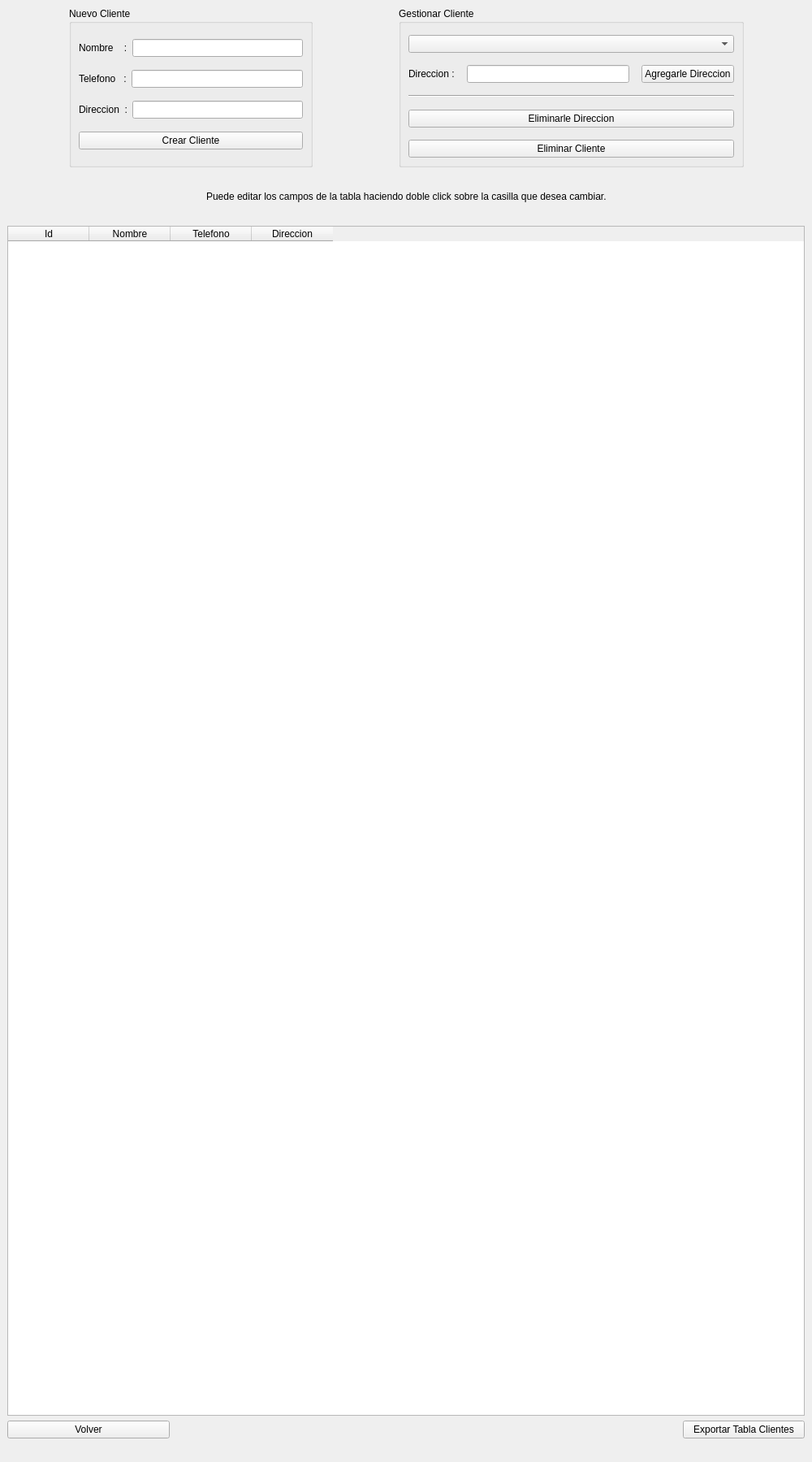
<?xml version="1.0" encoding="UTF-8"?>
<ui version="4.0">
 <class>RegistroClientes</class>
 <widget class="QMainWindow" name="RegistroClientes">
  <property name="geometry">
   <rect>
    <x>0</x>
    <y>0</y>
    <width>1000</width>
    <height>1800</height>
   </rect>
  </property>
  <property name="sizePolicy">
   <sizepolicy hsizetype="Expanding" vsizetype="Expanding">
    <horstretch>0</horstretch>
    <verstretch>0</verstretch>
   </sizepolicy>
  </property>
  <property name="minimumSize">
   <size>
    <width>1000</width>
    <height>400</height>
   </size>
  </property>
  <property name="windowTitle">
   <string>RegistroClientes</string>
  </property>
  <property name="layoutDirection">
   <enum>Qt::LeftToRight</enum>
  </property>
  <property name="locale">
   <locale language="Spanish" country="Argentina"/>
  </property>
  <widget class="QWidget" name="centralwidget">
   <layout class="QVBoxLayout" name="verticalLayout_6">
    <item>
     <layout class="QHBoxLayout" name="horizontalLayout_2">
      <item>
       <spacer name="horizontalSpacer_3">
        <property name="orientation">
         <enum>Qt::Horizontal</enum>
        </property>
        <property name="sizeType">
         <enum>QSizePolicy::Expanding</enum>
        </property>
        <property name="sizeHint" stdset="0">
         <size>
          <width>50</width>
          <height>20</height>
         </size>
        </property>
       </spacer>
      </item>
      <item>
       <widget class="QGroupBox" name="groupBox">
        <property name="minimumSize">
         <size>
          <width>300</width>
          <height>0</height>
         </size>
        </property>
        <property name="maximumSize">
         <size>
          <width>16777215</width>
          <height>16777215</height>
         </size>
        </property>
        <property name="title">
         <string>Nuevo Cliente</string>
        </property>
        <layout class="QVBoxLayout" name="verticalLayout">
         <item>
          <layout class="QHBoxLayout" name="horizontalLayout_6">
           <item>
            <widget class="QLabel" name="label_Nombre">
             <property name="text">
              <string>Nombre    :</string>
             </property>
            </widget>
           </item>
           <item>
            <widget class="QLineEdit" name="input_Nombre">
             <property name="sizePolicy">
              <sizepolicy hsizetype="Expanding" vsizetype="Fixed">
               <horstretch>0</horstretch>
               <verstretch>0</verstretch>
              </sizepolicy>
             </property>
            </widget>
           </item>
          </layout>
         </item>
         <item>
          <layout class="QHBoxLayout" name="horizontalLayout_7">
           <item>
            <widget class="QLabel" name="label_Telefono">
             <property name="text">
              <string>Telefono   :</string>
             </property>
             <property name="margin">
              <number>0</number>
             </property>
            </widget>
           </item>
           <item>
            <widget class="QLineEdit" name="input_Telefono">
             <property name="sizePolicy">
              <sizepolicy hsizetype="Expanding" vsizetype="Fixed">
               <horstretch>0</horstretch>
               <verstretch>0</verstretch>
              </sizepolicy>
             </property>
            </widget>
           </item>
          </layout>
         </item>
         <item>
          <layout class="QHBoxLayout" name="horizontalLayout_8">
           <item>
            <widget class="QLabel" name="label_Direccion">
             <property name="text">
              <string>Direccion  :</string>
             </property>
             <property name="margin">
              <number>0</number>
             </property>
            </widget>
           </item>
           <item>
            <widget class="QLineEdit" name="input_Direccion">
             <property name="sizePolicy">
              <sizepolicy hsizetype="Expanding" vsizetype="Fixed">
               <horstretch>0</horstretch>
               <verstretch>0</verstretch>
              </sizepolicy>
             </property>
            </widget>
           </item>
          </layout>
         </item>
         <item>
          <widget class="QPushButton" name="btn_CrearCliente">
           <property name="text">
            <string>Crear Cliente</string>
           </property>
           <property name="autoDefault">
            <bool>true</bool>
           </property>
          </widget>
         </item>
        </layout>
       </widget>
      </item>
      <item>
       <spacer name="horizontalSpacer_2">
        <property name="orientation">
         <enum>Qt::Horizontal</enum>
        </property>
        <property name="sizeType">
         <enum>QSizePolicy::Fixed</enum>
        </property>
        <property name="sizeHint" stdset="0">
         <size>
          <width>100</width>
          <height>20</height>
         </size>
        </property>
       </spacer>
      </item>
      <item>
       <widget class="QGroupBox" name="groupBox_3">
        <property name="sizePolicy">
         <sizepolicy hsizetype="Preferred" vsizetype="Preferred">
          <horstretch>0</horstretch>
          <verstretch>0</verstretch>
         </sizepolicy>
        </property>
        <property name="minimumSize">
         <size>
          <width>300</width>
          <height>0</height>
         </size>
        </property>
        <property name="maximumSize">
         <size>
          <width>16777215</width>
          <height>16777215</height>
         </size>
        </property>
        <property name="title">
         <string>Gestionar Cliente</string>
        </property>
        <layout class="QVBoxLayout" name="verticalLayout_3">
         <property name="spacing">
          <number>15</number>
         </property>
         <item>
          <layout class="QHBoxLayout" name="horizontalLayout_4">
           <property name="topMargin">
            <number>5</number>
           </property>
           <item>
            <widget class="QComboBox" name="comboBox_seleccionarCliente">
             <property name="maximumSize">
              <size>
               <width>16777215</width>
               <height>16777215</height>
              </size>
             </property>
            </widget>
           </item>
          </layout>
         </item>
         <item>
          <layout class="QVBoxLayout" name="verticalLayout_2">
           <item>
            <layout class="QHBoxLayout" name="horizontalLayout_3">
             <item>
              <widget class="QLabel" name="label_AgregarDireccion">
               <property name="text">
                <string>Direccion :</string>
               </property>
              </widget>
             </item>
             <item>
              <widget class="QLineEdit" name="input_AgregarDireccion">
               <property name="sizePolicy">
                <sizepolicy hsizetype="Preferred" vsizetype="Fixed">
                 <horstretch>0</horstretch>
                 <verstretch>0</verstretch>
                </sizepolicy>
               </property>
               <property name="minimumSize">
                <size>
                 <width>200</width>
                 <height>0</height>
                </size>
               </property>
              </widget>
             </item>
             <item>
              <widget class="QPushButton" name="btn_AgregarDireccion">
               <property name="text">
                <string>Agregarle Direccion</string>
               </property>
               <property name="autoDefault">
                <bool>true</bool>
               </property>
              </widget>
             </item>
            </layout>
           </item>
           <item>
            <widget class="Line" name="line">
             <property name="orientation">
              <enum>Qt::Horizontal</enum>
             </property>
            </widget>
           </item>
           <item>
            <layout class="QVBoxLayout" name="verticalLayout_5">
             <item>
              <widget class="QPushButton" name="btn_EliminarDireccion">
               <property name="minimumSize">
                <size>
                 <width>0</width>
                 <height>0</height>
                </size>
               </property>
               <property name="text">
                <string>Eliminarle Direccion</string>
               </property>
               <property name="autoDefault">
                <bool>true</bool>
               </property>
              </widget>
             </item>
             <item>
              <widget class="QPushButton" name="btn_EliminarCliente">
               <property name="minimumSize">
                <size>
                 <width>0</width>
                 <height>0</height>
                </size>
               </property>
               <property name="text">
                <string>Eliminar Cliente</string>
               </property>
               <property name="autoDefault">
                <bool>true</bool>
               </property>
              </widget>
             </item>
            </layout>
           </item>
          </layout>
         </item>
        </layout>
       </widget>
      </item>
      <item>
       <spacer name="horizontalSpacer_5">
        <property name="orientation">
         <enum>Qt::Horizontal</enum>
        </property>
        <property name="sizeType">
         <enum>QSizePolicy::Expanding</enum>
        </property>
        <property name="sizeHint" stdset="0">
         <size>
          <width>50</width>
          <height>20</height>
         </size>
        </property>
       </spacer>
      </item>
     </layout>
    </item>
    <item>
     <layout class="QHBoxLayout" name="horizontalLayout_10">
      <property name="topMargin">
       <number>20</number>
      </property>
      <property name="bottomMargin">
       <number>20</number>
      </property>
      <item>
       <spacer name="horizontalSpacer_8">
        <property name="orientation">
         <enum>Qt::Horizontal</enum>
        </property>
        <property name="sizeHint" stdset="0">
         <size>
          <width>40</width>
          <height>20</height>
         </size>
        </property>
       </spacer>
      </item>
      <item>
       <widget class="QLabel" name="label">
        <property name="text">
         <string>Puede editar los campos de la tabla haciendo doble click sobre la casilla que desea cambiar.</string>
        </property>
       </widget>
      </item>
      <item>
       <spacer name="horizontalSpacer">
        <property name="orientation">
         <enum>Qt::Horizontal</enum>
        </property>
        <property name="sizeHint" stdset="0">
         <size>
          <width>40</width>
          <height>20</height>
         </size>
        </property>
       </spacer>
      </item>
     </layout>
    </item>
    <item>
     <layout class="QVBoxLayout" name="verticalLayout_4">
      <item>
       <widget class="QTableWidget" name="table_Clientes">
        <column>
         <property name="text">
          <string>Id</string>
         </property>
        </column>
        <column>
         <property name="text">
          <string>Nombre</string>
         </property>
        </column>
        <column>
         <property name="text">
          <string>Telefono</string>
         </property>
        </column>
        <column>
         <property name="text">
          <string>Direccion</string>
         </property>
        </column>
       </widget>
      </item>
     </layout>
    </item>
    <item>
     <layout class="QHBoxLayout" name="horizontalLayout">
      <item>
       <widget class="QPushButton" name="btn_Volver">
        <property name="sizePolicy">
         <sizepolicy hsizetype="Expanding" vsizetype="Fixed">
          <horstretch>0</horstretch>
          <verstretch>0</verstretch>
         </sizepolicy>
        </property>
        <property name="minimumSize">
         <size>
          <width>0</width>
          <height>0</height>
         </size>
        </property>
        <property name="maximumSize">
         <size>
          <width>200</width>
          <height>16777215</height>
         </size>
        </property>
        <property name="text">
         <string>Volver</string>
        </property>
        <property name="autoDefault">
         <bool>true</bool>
        </property>
       </widget>
      </item>
      <item>
       <spacer name="horizontalSpacer_4">
        <property name="orientation">
         <enum>Qt::Horizontal</enum>
        </property>
        <property name="sizeHint" stdset="0">
         <size>
          <width>40</width>
          <height>20</height>
         </size>
        </property>
       </spacer>
      </item>
      <item>
       <widget class="QPushButton" name="btn_GenerarPDF_Clientes">
        <property name="minimumSize">
         <size>
          <width>150</width>
          <height>0</height>
         </size>
        </property>
        <property name="text">
         <string>Exportar Tabla Clientes</string>
        </property>
        <property name="autoDefault">
         <bool>true</bool>
        </property>
       </widget>
      </item>
     </layout>
    </item>
    <item>
     <spacer name="verticalSpacer">
      <property name="orientation">
       <enum>Qt::Vertical</enum>
      </property>
      <property name="sizeType">
       <enum>QSizePolicy::Fixed</enum>
      </property>
      <property name="sizeHint" stdset="0">
       <size>
        <width>20</width>
        <height>20</height>
       </size>
      </property>
     </spacer>
    </item>
   </layout>
  </widget>
  <widget class="QMenuBar" name="menubar">
   <property name="geometry">
    <rect>
     <x>0</x>
     <y>0</y>
     <width>1000</width>
     <height>21</height>
    </rect>
   </property>
  </widget>
 </widget>
 <tabstops>
  <tabstop>btn_CrearCliente</tabstop>
 </tabstops>
 <resources/>
 <connections/>
</ui>
